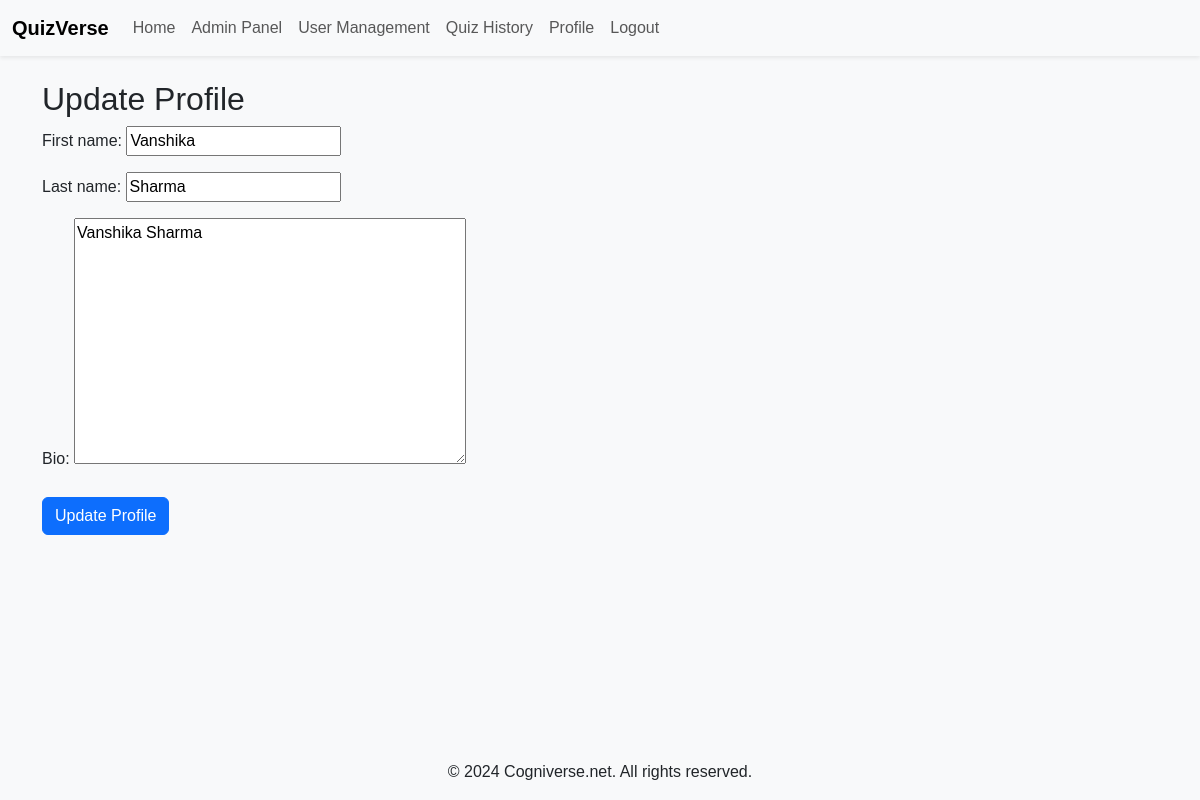
Screenshot of /profile/ (signed in) with the database file from the repository.
### quiz/models.py (models this page shows, shortened)
class Profile(models.Model):
    user = models.OneToOneField(User, on_delete=models.CASCADE)
    first_name = models.CharField(max_length=30, blank=True)
    last_name = models.CharField(max_length=30, blank=True)
    bio = models.TextField(blank=True)
    is_admin = models.BooleanField(default=False)

### quiz/views.py (the view)
# urls.py: path('profile/', profile_view, name='profile'),
@login_required
def profile_view(request):
    profile = get_object_or_404(Profile, user=request.user)
    if request.method == 'POST':
        form = ProfileUpdateForm(request.POST, instance=profile)
        if form.is_valid():
            form.save()
            messages.success(request, 'Your profile has been updated successfully!')
            logger.info(f"Profile updated for user {request.user.username}.")
            return redirect('profile')
    else:
        form = ProfileUpdateForm(instance=profile)
    return render(request, 'quiz/profile.html', {'form': form})

### quiz/forms.py
class ProfileUpdateForm(forms.ModelForm):
    class Meta:
        model = Profile
        fields = ['first_name', 'last_name', 'bio']

### quiz/templates/quiz/profile.html (shortened to what this page needs)
{% extends 'quiz/base.html' %}
{% block content %}
    <h2>Update Profile</h2>
    <form method="POST">
        {{ form.as_p }}
        <button type="submit" class="btn btn-primary">Update Profile</button>
    </form>
{% endblock %}

### quiz/static/quiz/style.css (style rules this page uses)
html, body { height: 100%; margin: 0; }
.d-flex { min-height: 100vh; flex-direction: column; }
body { background-color: #f8f9fa; font-family: Arial, sans-serif; }
.btn { margin-top: 10px; }

### rows the page displays
Profile: first_name "Vanshika", last_name "Sharma", bio "Vanshika Sharma"
